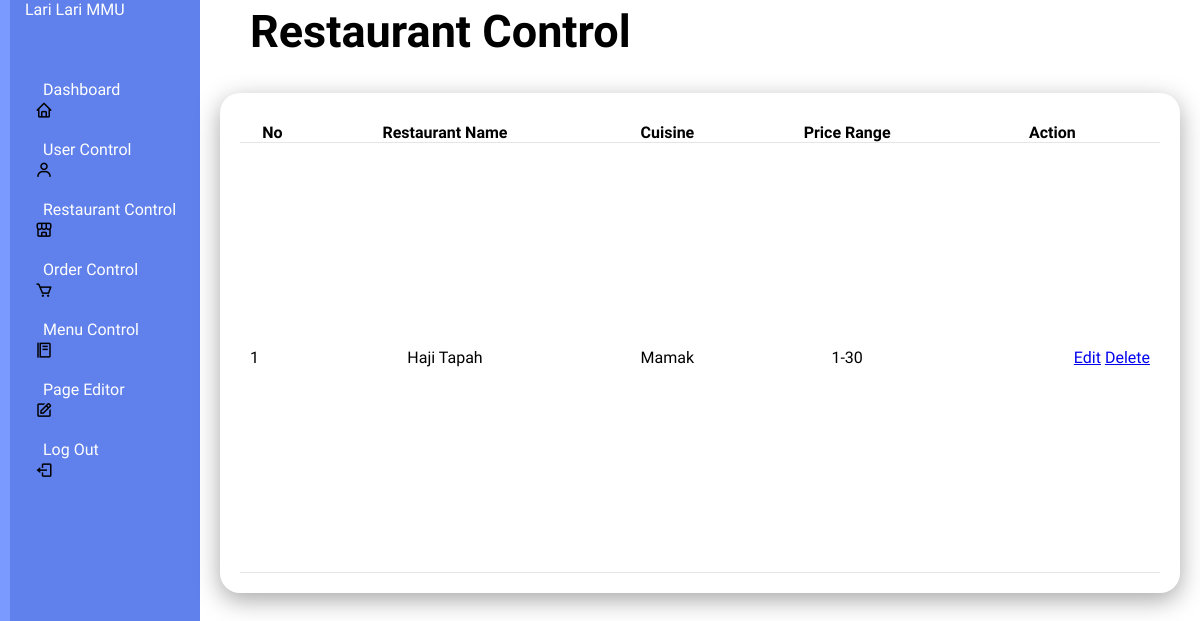
Before: /restaurantcontrol with the older database file.
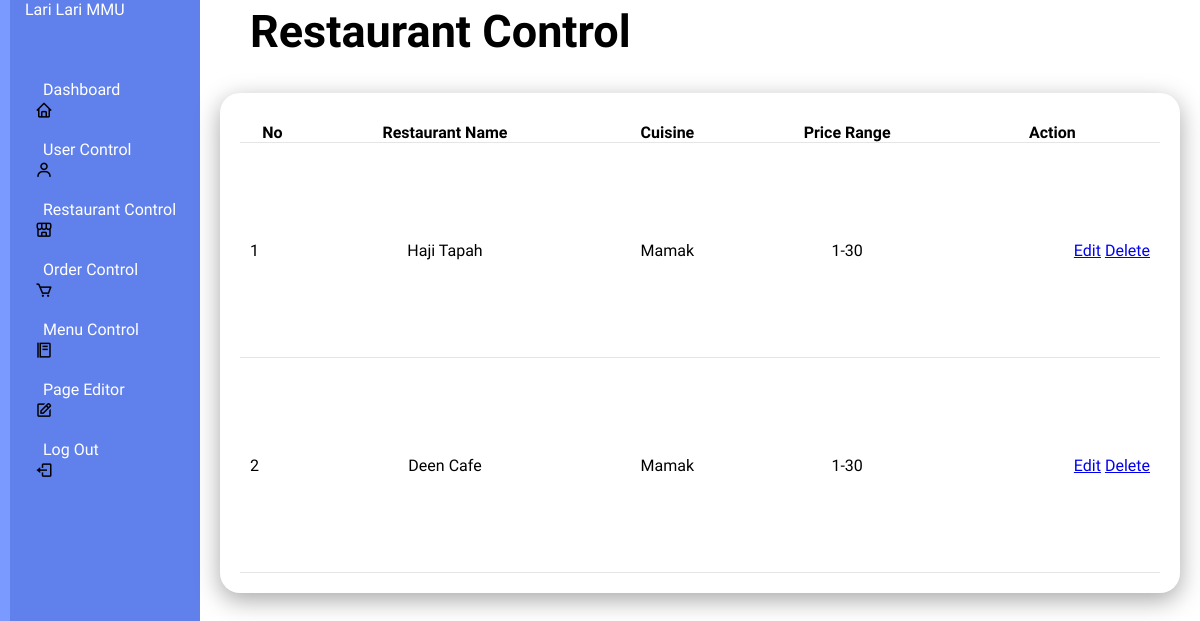
After: the same page with the newer database file.
### tables this page shows
CREATE TABLE restaurants (
            id INTEGER PRIMARY KEY AUTOINCREMENT,
            name TEXT NOT NULL UNIQUE,
            cuisine TEXT NOT NULL,
            price_range TEXT NOT NULL,
            owner_username TEXT NOT NULL,
            FOREIGN KEY (owner_username) REFERENCES users(username)
        );

### app.py (the view)
@app.route('/restaurantcontrol', methods=['GET'])
def restaurantcontrol():
    conn = get_db_connection()
    cursor = conn.cursor()
    query = """
        SELECT id, name, cuisine, price_range
        FROM restaurants
    """
    cursor.execute(query)
    restaurants = cursor.fetchall()
    conn.close()
    return render_template('restaurantcontrol.html', restaurants=restaurants)

### app.py (called while the page is built)
def get_db_connection():
    con = sqlite3.connect("database.db")
    con.row_factory = sqlite3.Row
    return con

### templates/restaurantcontrol.html (shortened to what this page needs)
<!DOCTYPE html>
<html lang="en">
<head>
    <link rel="stylesheet" type="text/css" href="../static/style(admin2).css">
    <link rel="stylesheet" href="https://unpkg.com/boxicons@latest/css/boxicons.min.css">
        <link href="https://cdn.jsdelivr.net/npm/remixicon@4.3.0/fonts/remixicon.css" rel="stylesheet"/>
        <link rel="stylesheet" href="https://unpkg.com/aos@next/dist/aos.css" />
</head>
</head>
<body>
    <div class="admincontainer">
        <div class="navbar">
            <ul>
                <li><a href="#">Lari Lari MMU</a></li>
                <li><i class='bx bx-home'></i><a href="/admin">Dashboard</a></li>
                <li><i class='bx bx-user'></i><a href="/usercontrol">User Control</a></li>
                <li><i class='bx bx-store-alt'></i><a href="/restaurantcontrol">Restaurant Control</a></li>
                <li><i class='bx bx-cart'></i><a href="/ordercontrol">Order Control</a></li>
                <li><i class='bx bx-food-menu'></i><a href="/menucontrol">Menu Control</a></li>
                <li><i class='bx bx-edit'></i><a href="/pageEditor">Page Editor</a></li>
                <li><i class='bx bx-log-out'></i><a href="/logout">Log Out</a></li>
            </ul>
        </div>
    </div>
    <div class="admin-main">
        <div class="admin-header">
            <h2>Restaurant Control</h2>
        </div>
        <div class="admin-table">
            <div class="table-body">
                <table>
                    <thead>
                        <tr>
                            <th>No</th>
                            <th>Restaurant Name</th>
                            <th>Cuisine</th>
                            <th>Price Range</th>
                            <th>Action</th>
                        </tr>
                    </thead>
                    <tbody>
                        {% for restaurant in restaurants %}
                        <tr>
                            <td>{{ loop.index }}</td>
                            <td>{{ restaurant.name }}</td>
                            <td>{{ restaurant.cuisine }}</td>
                            <td>{{ restaurant.price_range }}</td>
                            <td class="actions">
                                <a href="{{ url_for('edit_restaurant', restaurant_id=restaurant.id) }}">Edit</a>
                                <a href="{{ url_for('delete_restaurant', restaurant_id=restaurant.id) }}" onclick="return confirm('Are you sure you want to delete this restaurant?')">Delete</a>
                            </td>
                        </tr>
                        {% endfor %}
                    </tbody>
                </table>
            </div>
        </div>
    </div>
</body>
</html>

Changed rows visible on the page:
added restaurants: name "Deen Cafe", cuisine "Mamak", price_range "1-30"
